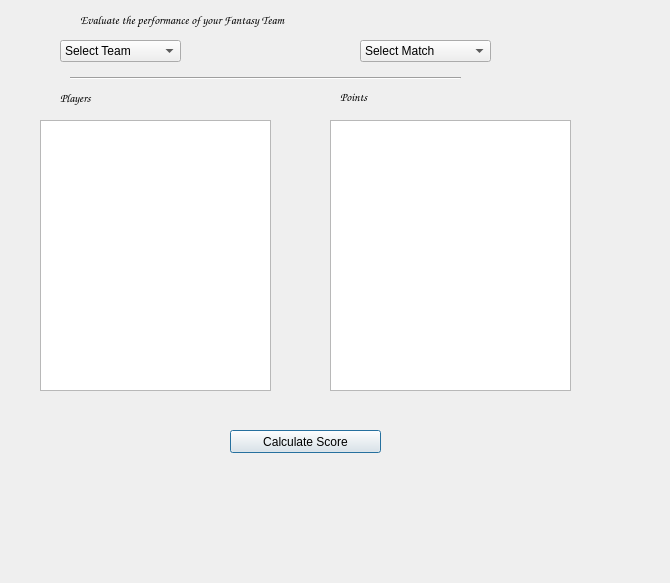
<?xml version="1.0" encoding="UTF-8"?>
<ui version="4.0">
 <class>evaluateWindow</class>
 <widget class="QDialog" name="evaluateWindow">
  <property name="geometry">
   <rect>
    <x>0</x>
    <y>0</y>
    <width>670</width>
    <height>583</height>
   </rect>
  </property>
  <property name="windowTitle">
   <string>Evaluate Team</string>
  </property>
  <property name="styleSheet">
   <string notr="true">font-family:&quot;Comic Sans MS&quot;;</string>
  </property>
  <widget class="QLabel" name="label">
   <property name="geometry">
    <rect>
     <x>80</x>
     <y>10</y>
     <width>281</width>
     <height>20</height>
    </rect>
   </property>
   <property name="font">
    <font>
     <family>Comic Sans MS</family>
     <pointsize>9</pointsize>
    </font>
   </property>
   <property name="text">
    <string>Evaluate the performance of your Fantasy Team</string>
   </property>
  </widget>
  <widget class="QComboBox" name="comboBox">
   <property name="geometry">
    <rect>
     <x>60</x>
     <y>40</y>
     <width>121</width>
     <height>22</height>
    </rect>
   </property>
   <item>
    <property name="text">
     <string>Select Team</string>
    </property>
   </item>
  </widget>
  <widget class="QComboBox" name="comboBox_2">
   <property name="geometry">
    <rect>
     <x>360</x>
     <y>40</y>
     <width>131</width>
     <height>22</height>
    </rect>
   </property>
   <item>
    <property name="text">
     <string>Select Match</string>
    </property>
   </item>
  </widget>
  <widget class="Line" name="line">
   <property name="geometry">
    <rect>
     <x>70</x>
     <y>70</y>
     <width>391</width>
     <height>16</height>
    </rect>
   </property>
   <property name="orientation">
    <enum>Qt::Horizontal</enum>
   </property>
  </widget>
  <widget class="QLabel" name="label_2">
   <property name="geometry">
    <rect>
     <x>60</x>
     <y>90</y>
     <width>61</width>
     <height>16</height>
    </rect>
   </property>
   <property name="font">
    <font>
     <family>Comic Sans MS</family>
     <weight>75</weight>
     <bold>true</bold>
    </font>
   </property>
   <property name="text">
    <string>Players</string>
   </property>
  </widget>
  <widget class="QListWidget" name="listWidget">
   <property name="geometry">
    <rect>
     <x>40</x>
     <y>120</y>
     <width>231</width>
     <height>271</height>
    </rect>
   </property>
  </widget>
  <widget class="QListWidget" name="listWidget_2">
   <property name="geometry">
    <rect>
     <x>330</x>
     <y>120</y>
     <width>241</width>
     <height>271</height>
    </rect>
   </property>
   <property name="styleSheet">
    <string notr="true">color: rgb(0, 85, 255);</string>
   </property>
  </widget>
  <widget class="QLabel" name="label_3">
   <property name="geometry">
    <rect>
     <x>340</x>
     <y>90</y>
     <width>47</width>
     <height>13</height>
    </rect>
   </property>
   <property name="font">
    <font>
     <family>Comic Sans MS</family>
     <weight>75</weight>
     <bold>true</bold>
    </font>
   </property>
   <property name="text">
    <string>Points</string>
   </property>
  </widget>
  <widget class="QLabel" name="label_4">
   <property name="geometry">
    <rect>
     <x>270</x>
     <y>100</y>
     <width>47</width>
     <height>13</height>
    </rect>
   </property>
   <property name="styleSheet">
    <string notr="true">color: rgb(0, 85, 255);</string>
   </property>
   <property name="text">
    <string/>
   </property>
  </widget>
  <widget class="QPushButton" name="pushButton">
   <property name="geometry">
    <rect>
     <x>230</x>
     <y>430</y>
     <width>151</width>
     <height>23</height>
    </rect>
   </property>
   <property name="text">
    <string>Calculate Score</string>
   </property>
  </widget>
 </widget>
 <resources/>
 <connections/>
</ui>
